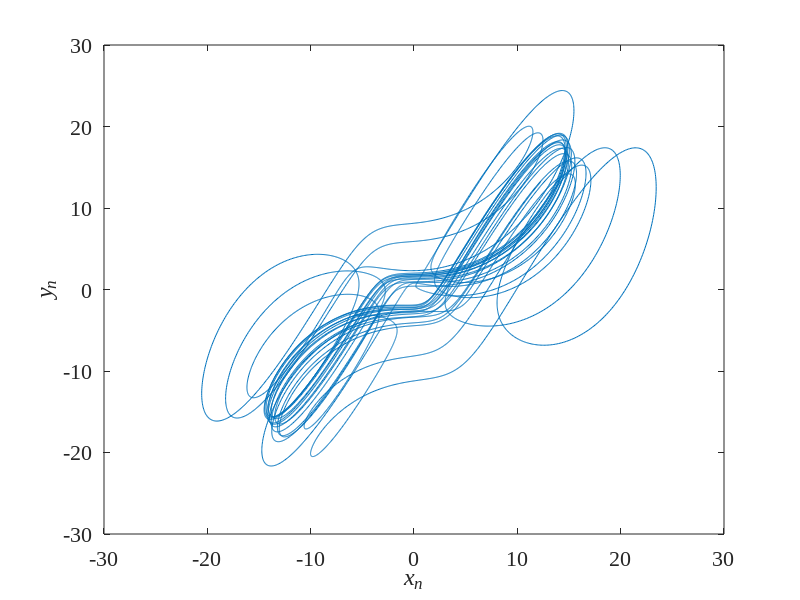
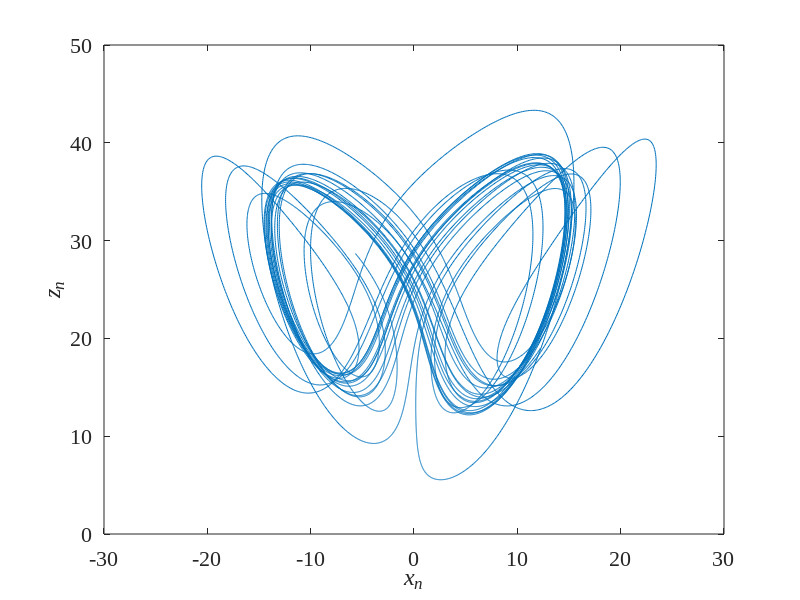
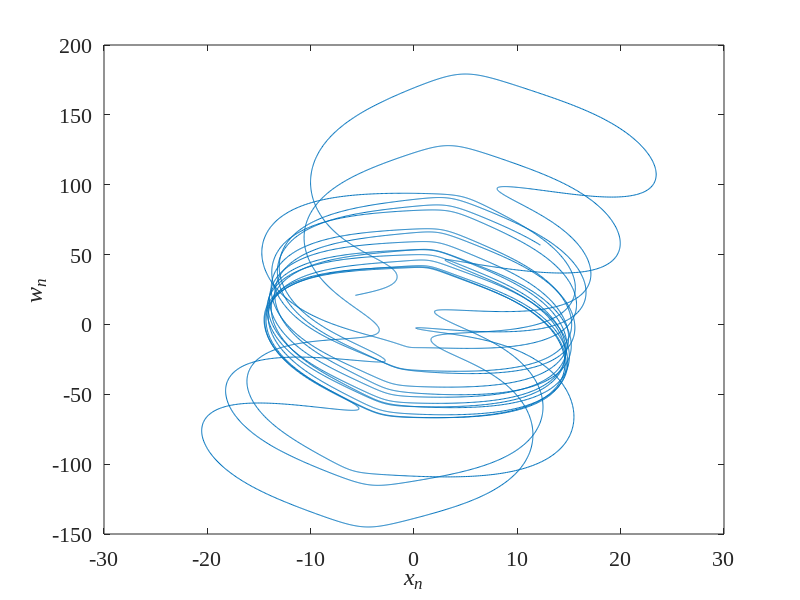
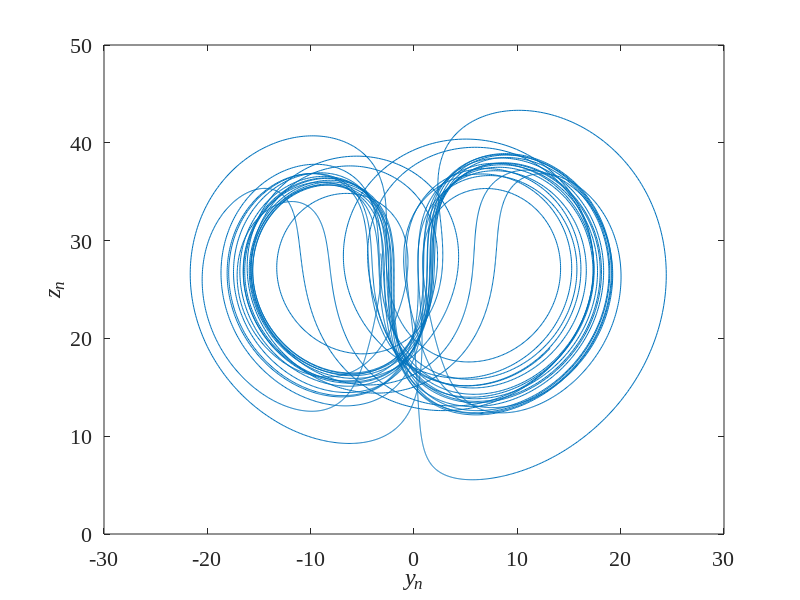

Here is the MATLAB script that generated these plots, in order:
x0 = 1.1; y0 = 2.2; z0 = 3.3; w0 = 4.4;
a = 10;b = 8/3;c = 28;r = -1;h = 0.002;t = 800;
n=20000;
xn = zeros(1,n);yn = zeros(1,n);zn = zeros(1,n);wn = zeros(1,n);
for i = 1:n+t
    K11 = a*(y0-x0)+w0;
    K12 = a*(y0-x0+K11*h/2)+w0;
    K13 = a*(y0-x0+K12*h/2)+w0;
    K14 = a*(y0-x0+K13*h)+w0;
    x1 = x0+(K11+K12+K13+K14)*h/6;
    
    K21 = c*x1-y0-x1*z0;
    K22 = c*x1-(y0+K21*h/2)-x1*z0;
    K23 = c*x1-(y0+K22*h/2)-x1*z0;
    K24 = c*x1-(y0+K23*h)-x1*z0;
    y1 = y0+(K21+K22+K23+K24)*h/6;
    
    K31 = x1*y1-b*z0;
    K32 = x1*y1-b*(z0+K31*h/2);
    K33 = x1*y1-b*(z0+K32*h/2);
    K34 = x1*y1-b*(z0+K33*h);
    z1 = z0 + (K31+K32+K33+K34)*h/6;
    
    K41 = -y1*z1+r*w0;
    K42 = -y1*z1+r*(w0+K41*h/2);
    K43 = -y1*z1+r*(w0+K42*h/2);
    K44 = -y1*z1+r*(w0+K43*h);
    w1 = w0+(K41+K42+K43+K44)*h/6;
    
    x0=x1;y0=y1;z0=z1;w0=w1;
   if i>t
        xn(i-t)=x1; yn(i-t)=y1; zn(i-t)=z1; wn(i-t)=w1;
    end
end

figure(1);plot(xn,yn);
xlabel('x_n','FontName','Times New Roman','FontSize',16,'FontAngle','Italic');
ylabel('y_n','FontName','Times New Roman','FontSize',16,'FontAngle','Italic');
set(gca,'FontName','Times New Roman','FontSize',16);

figure(2);plot(xn,zn);
xlabel('x_n','FontName','Times New Roman','FontSize',16,'FontAngle','Italic');
ylabel('z_n','FontName','Times New Roman','FontSize',16,'FontAngle','Italic');
set(gca,'FontName','Times New Roman','FontSize',16);

figure(3);plot(xn,wn);
xlabel('x_n','FontName','Times New Roman','FontSize',16,'FontAngle','Italic');
ylabel('w_n','FontName','Times New Roman','FontSize',16,'FontAngle','Italic');
set(gca,'FontName','Times New Roman','FontSize',16);

figure(4);plot(yn,zn);
xlabel('y_n','FontName','Times New Roman','FontSize',16,'FontAngle','Italic');
ylabel('z_n','FontName','Times New Roman','FontSize',16,'FontAngle','Italic');
set(gca,'FontName','Times New Roman','FontSize',16);

figure(5);plot(yn,wn);
xlabel('y_n','FontName','Times New Roman','FontSize',16,'FontAngle','Italic');
ylabel('w_n','FontName','Times New Roman','FontSize',16,'FontAngle','Italic');
set(gca,'FontName','Times New Roman','FontSize',16);

figure(6);plot(zn,wn);
xlabel('z_n','FontName','Times New Roman','FontSize',16,'FontAngle','Italic');
ylabel('w_n','FontName','Times New Roman','FontSize',16,'FontAngle','Italic');
set(gca,'FontName','Times New Roman','FontSize',16);
